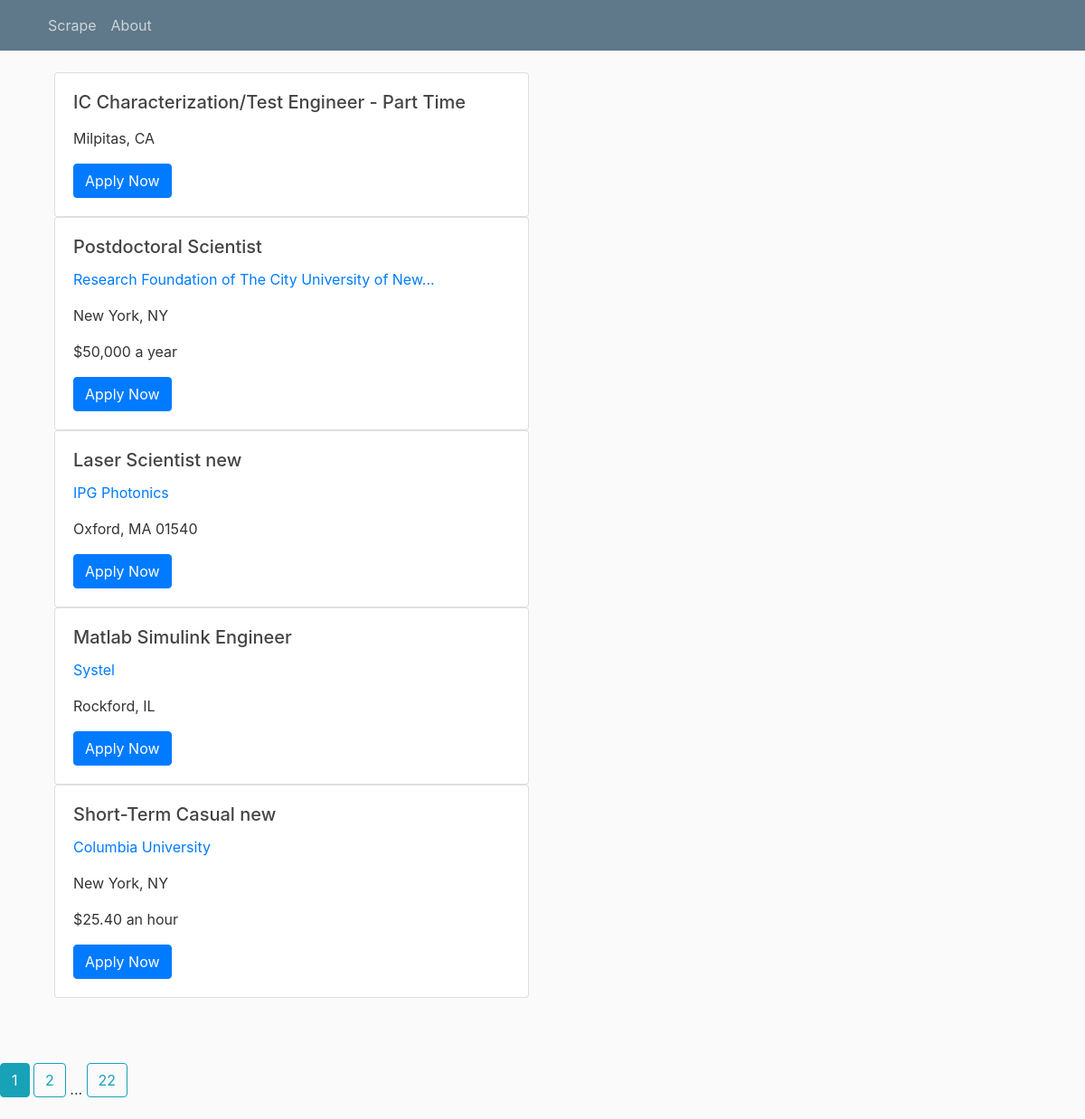
Page /home on the earlier database version.
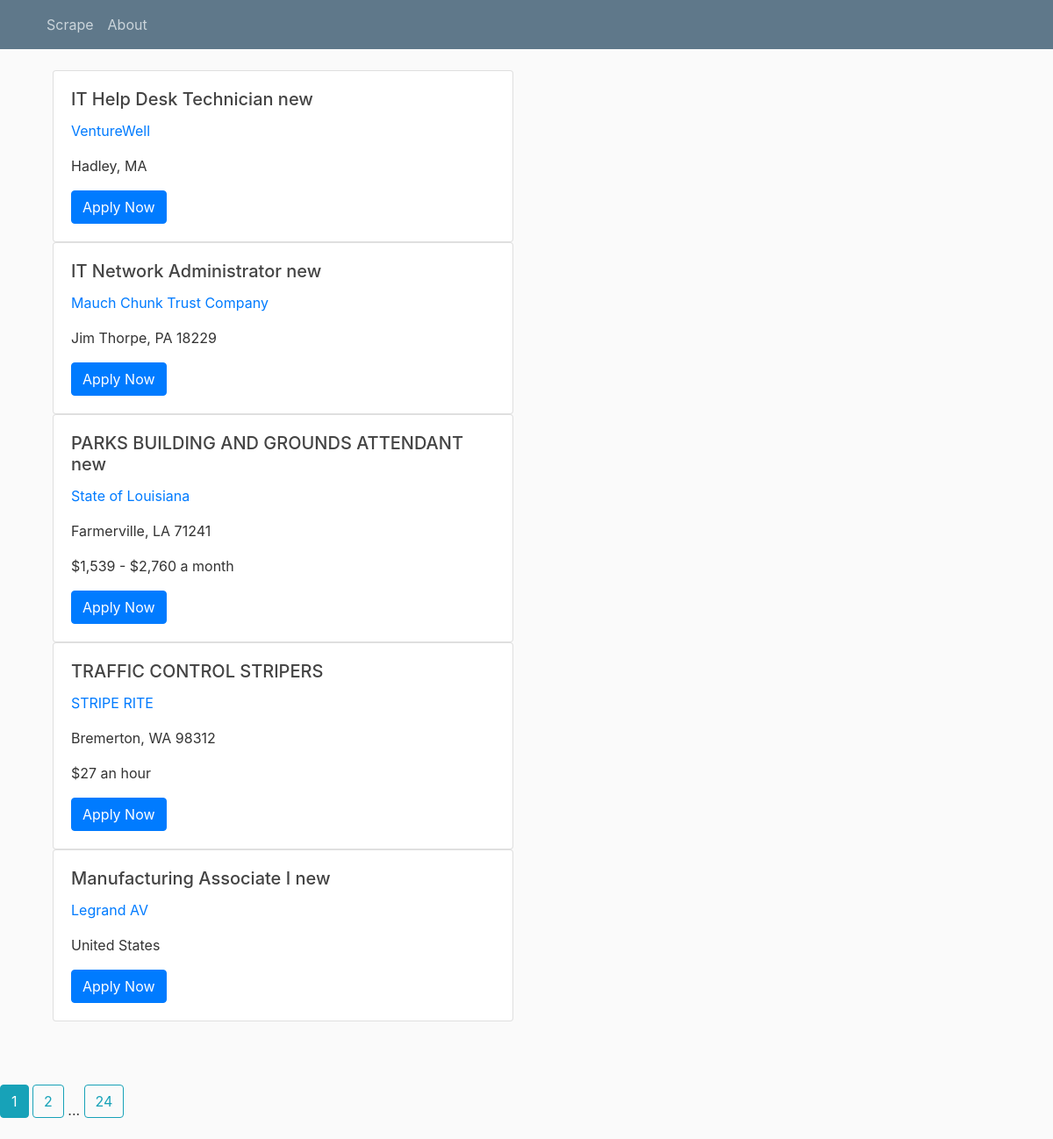
Same page on the later database version.
### scrape/models.py (models this page shows, shortened)
class data(db.Model):
    id = db.Column(db.Integer, primary_key=True)
    post_name = db.Column(db.String(120))
    href_post = db.Column(db.String(120))
    name_company = db.Column(db.String(120))
    href_company = db.Column(db.String(120))
    location=db.Column(db.String(120))
    salary=db.Column(db.String(120))
    verif=db.Column(db.String(120),unique=True)

### scrape/routes.py (the view)
@app.route("/home")
def home():
    page = request.args.get('page', 1, type=int)
    posts = data.query.order_by(data.id.desc()).paginate(page=page, per_page=5)
    return render_template('home.html', posts=posts)

### scrape/templates/home.html (shortened to what this page needs)
<!DOCTYPE html>
<html>
<head>
    <link rel="stylesheet" href="https://maxcdn.bootstrapcdn.com/bootstrap/4.0.0/css/bootstrap.min.css">
    <link rel="stylesheet" type="text/css" href="{{ url_for('static', filename='main.css') }}">
</head>
<body>
    <header class="site-header">
      <nav class="navbar navbar-expand-md navbar-dark bg-steel fixed-top">
        <div class="container">
          <div class="collapse navbar-collapse" id="navbarToggle">
            <div class="navbar-nav mr-auto">
              <a class="nav-item nav-link" href="{{ url_for('save') }}">Scrape</a>
              <a class="nav-item nav-link" href="">About</a>
            </div>
          </div>
        </div>
      </nav>
    </header>
    <div class="container">
    {% for post in posts.items %}
      <div class="col-sm-6">
        <div class="card">
          <div class="card-body">
            <h5 class="card-title">{{ post.post_name }}</h5>
            <p class="card-text"><a href="{{ post.href_company }}">{{ post.name_company }}</a></p>
            <p class="card-text">{{ post.location }}</p>
            <p class="card-text">{{ post.salary }}</p>
            <a href="{{ post.href_post }}" class="btn btn-primary">Apply Now</a>
          </div>
        </div>
      </div>
    {% endfor %}
  </div>
  <br>
  <br>
  <br>
    {% for page_num in posts.iter_pages(left_edge=1,right_edge=1,left_current=1,right_current=2) %}
         {% if page_num %}
             {% if posts.page==page_num %}
              <a class="btn btn-info mb-4" href="{{ url_for('home',page=page_num) }}">{{ page_num }}</a>
              {% else %}
              <a class="btn btn-outline-info mb-4" href="{{ url_for('home',page=page_num) }}">{{ page_num }}</a>
              {% endif %}
          {% else %}
             ...
         {% endif %}
    {% endfor %}
</body>
</html>

### scrape/static/main.css (style rules this page uses)
body { background: #fafafa; color: #333333; margin-top: 5rem; }
h1, h2, h3, h4, h5, h6 { color: #444444; }
.bg-steel { background-color: #5f788a; }
.site-header .navbar-nav .nav-link { color: #cbd5db; }

Differences in the rows shown:
no longer on this page (row unchanged): data: post_name "IC Characterization/Test Engineer - Part Time", location "Milpitas, CA"
no longer on this page (row unchanged): data: post_name "Postdoctoral Scientist", name_company "Research Foundation of The City University of New...", location "New York, NY", salary "$50,000 a year"
no longer on this page (row unchanged): data: post_name "Laser Scientist new", name_company "IPG Photonics", location "Oxford, MA 01540"
no longer on this page (row unchanged): data: post_name "Matlab Simulink Engineer", name_company "Systel", location "Rockford, IL"
no longer on this page (row unchanged): data: post_name "Short-Term Casual new", name_company "Columbia University", location "New York, NY", salary "$25.40 an hour"
added data: post_name "IT Help Desk Technician new", name_company "VentureWell", location "Hadley, MA"
added data: post_name "IT Network Administrator new", name_company "Mauch Chunk Trust Company", location "Jim Thorpe, PA 18229"
added data: post_name "PARKS BUILDING AND GROUNDS ATTENDANT new", name_company "State of Louisiana", location "Farmerville, LA 71241", salary "$1,539 - $2,760 a month"
added data: post_name "TRAFFIC CONTROL STRIPERS", name_company "STRIPE RITE", location "Bremerton, WA 98312", salary "$27 an hour"
added data: post_name "Manufacturing Associate I new", name_company "Legrand AV", location "United States"
Other differences:
new list line: "24"
list line gone: "22"
